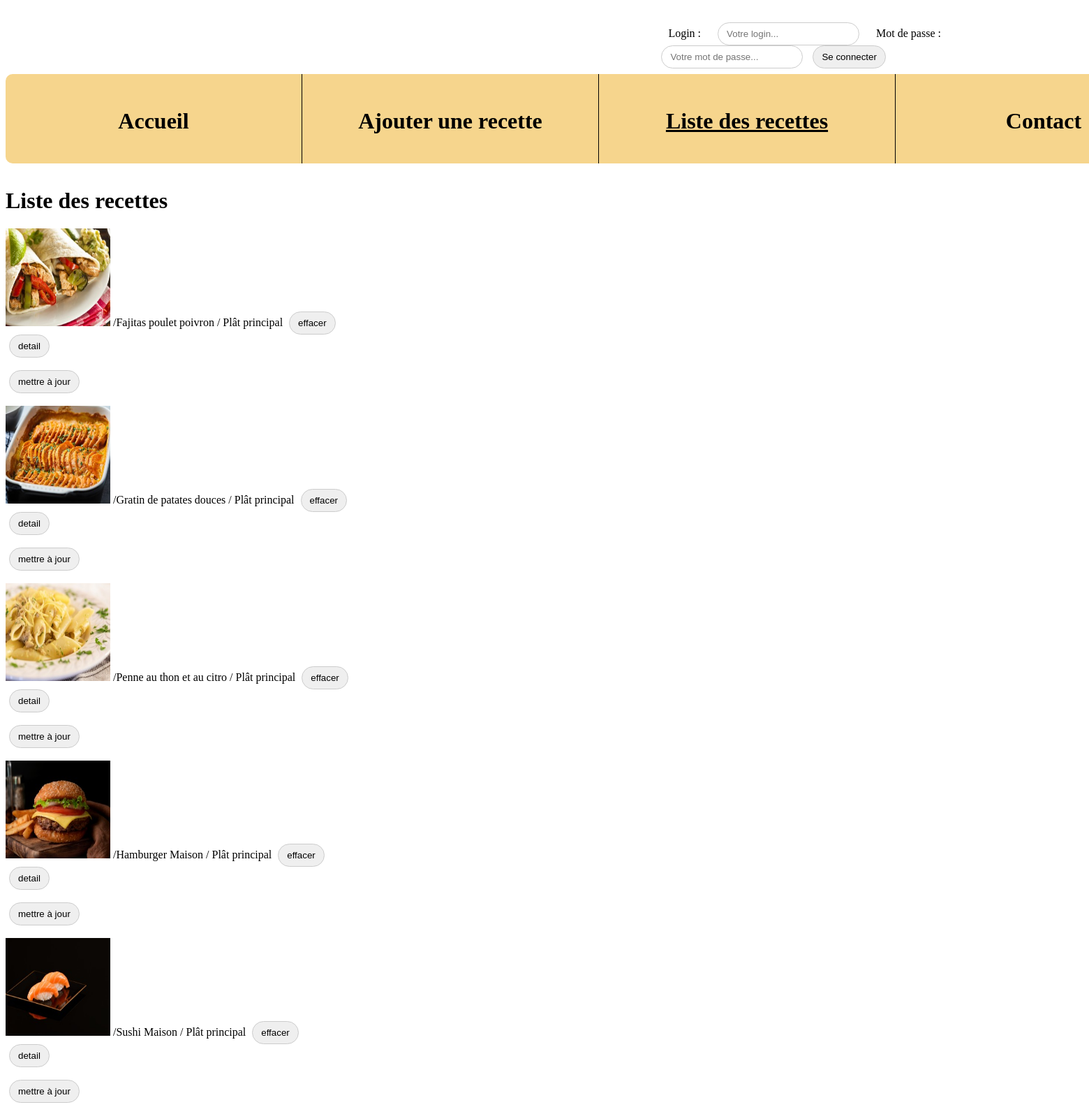
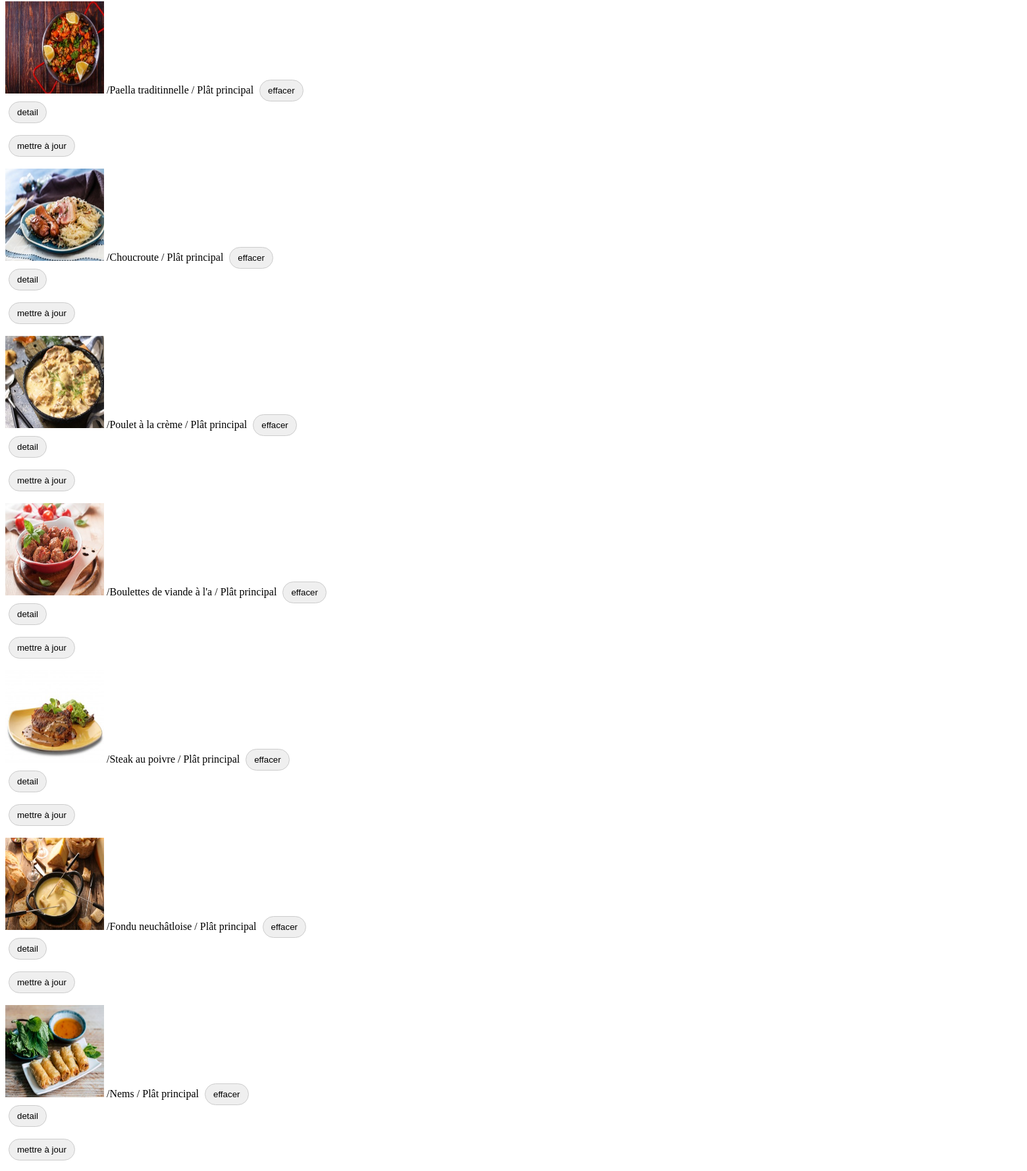
/src/ListRecette.php (upper part), run on the app's committed database (2 pictures, top to bottom).
### tables this page shows
CREATE TABLE `t_recette` (
  `idRecette` int(11) NOT NULL,
  `recTitre` varchar(25) NOT NULL,
  `recCategorie` varchar(25) NOT NULL,
  `recTemps` varchar(10) NOT NULL,
  `recIngredients` varchar(500) NOT NULL,
  `recPreparation` varchar(500) NOT NULL,
  `recImage` varchar(255) NOT NULL
);

### src/database.php (called while the page is built, shortened)
<?php
 class Database {
    private $connector;
    public function __construct(){
        try
        {
        $this->connector = new PDO('mysql:host=localhost;dbname=db_recette;charset=utf8' , 'root', 'root');
        }
        catch (PDOException $e)
        {
        die('Erreur : ' . $e->getMessage());
        }
    }
    private function querySimpleExecute($query){
        return $this->connector->query($query);
    }
    private function formatData($req){
        $result = $req->fetchALL(PDO::FETCH_ASSOC);
        return $result;
    }
    public function getAllRecettes(){
        $query = "SELECT * FROM t_recette";
        $req = $this->querySimpleExecute($query);
        $recette = $this->formatData($req);
        return $recette;
    }
 }
?>

### src/ListRecette.php (the view, shortened to what this page needs)
<!DOCTYPE html>
<html lang="fr">
<head>
    <link rel="stylesheet" href="index.css">
</head>
<body>
    <header>
        <form action="" class="Form-login">
            <label for="login">Login :</label>
            <input type="text" id="login" name="login" placeholder="Votre login...">
            <label for="password">Mot de passe :</label>
            <input type="password" id="password" name="password" placeholder="Votre mot de passe...">
            <input type="submit" value="Se connecter" name="submit">
        </form>
        <div class="Container-header">
            <ul class="nav-bar">
                <li><a class="nav-btn" href="Accueil.php"><h1>Accueil</h1></a></li>
                <li><a class="nav-btn" href="AddRecette.php"><h1>Ajouter une recette</h1></a></li>
                <li><a class="nav-btn" href="ListRecette.php" style=" text-decoration: underline;"><h1>Liste des recettes</h1></a></li>
                <li><a class="nav-btn" href="Contact.php"><h1>Contact</h1></a></li>
            </ul>
        </div>
    </header>
    <main>
        <h1>Liste des recettes</h1>
        <?php
        include("Database.php");
        $db = new Database();
        $recettes = $db->getAllRecettes();
        foreach($recettes as $recette){
            echo "<form method='post' action='checkListRecette.php?idRecette=". $recette["idRecette"] ."'>";
            echo "<img src=". $recette["recImage"] ." alt='image'> /";
            echo $recette["recTitre"] . " / ";
            echo $recette["recCategorie"] . " ";
            echo "<input type='submit' value='effacer'></form>";
            echo "<form method='post' action='detailRecette.php?idRecette=". $recette["idRecette"] ."'>";
            echo "<input type='submit' value='detail'></form><br>";
            echo "<form method='post' action='updateRecette.php?idRecette=". $recette["idRecette"] ."'>";
            echo "<input type='submit' value='mettre à jour'></form><br>";
        }
        ?>
    </main>
</body>
</html>

### src/index.css (style rules this page uses)
html { margin-top: 1%; }
.Form-login { margin-left: 60%; padding: 8px; }
img { width: 150px; height: 140px; }
input { border-radius: 50px; margin: 0 5px; padding: 8px 12px; border: 1px solid #ccc; }
.nav-bar { display: flex; justify-content: space-evenly; list-style-type: none; font-size: 16px; width: 1700px; text-align: center; margin: auto; padding: 0; overflow: hidden; background-color: #f1ba439a; overflow: hidden; border-radius: 10px; }
li { width: 425px; border-right: 1px solid rgb(0, 0, 0); }
h1 { margin-top: 35px; }
li a { display: block; color: white; text-align: center; padding: 14px 80px; text-decoration: none; height: 100px; }
.nav-btn:link { text-decoration: none; color: black; }
.Form-contact, label { margin: 15px; }

### data on the page
t_recette: recImage (picture), recTitre "Fajitas poulet poivron", recCategorie "Plât principal"
t_recette: recImage (picture), recTitre "Gratin de patates douces", recCategorie "Plât principal"
t_recette: recImage (picture), recTitre "Penne au thon et au citro", recCategorie "Plât principal"
t_recette: recImage (picture), recTitre "Hamburger Maison", recCategorie "Plât principal"
t_recette: recImage (picture), recTitre "Sushi Maison", recCategorie "Plât principal"
t_recette: recImage (picture), recTitre "Paella traditinnelle", recCategorie "Plât principal"
t_recette: recImage (picture), recTitre "Choucroute", recCategorie "Plât principal"
t_recette: recImage (picture), recTitre "Poulet à la crème", recCategorie "Plât principal"
t_recette: recImage (picture), recTitre "Boulettes de viande à l'a", recCategorie "Plât principal"
t_recette: recImage (picture), recTitre "Steak au poivre", recCategorie "Plât principal"
t_recette: recImage (picture), recTitre "Fondu neuchâtloise", recCategorie "Plât principal"
t_recette: recImage (picture), recTitre "Nems", recCategorie "Plât principal"
